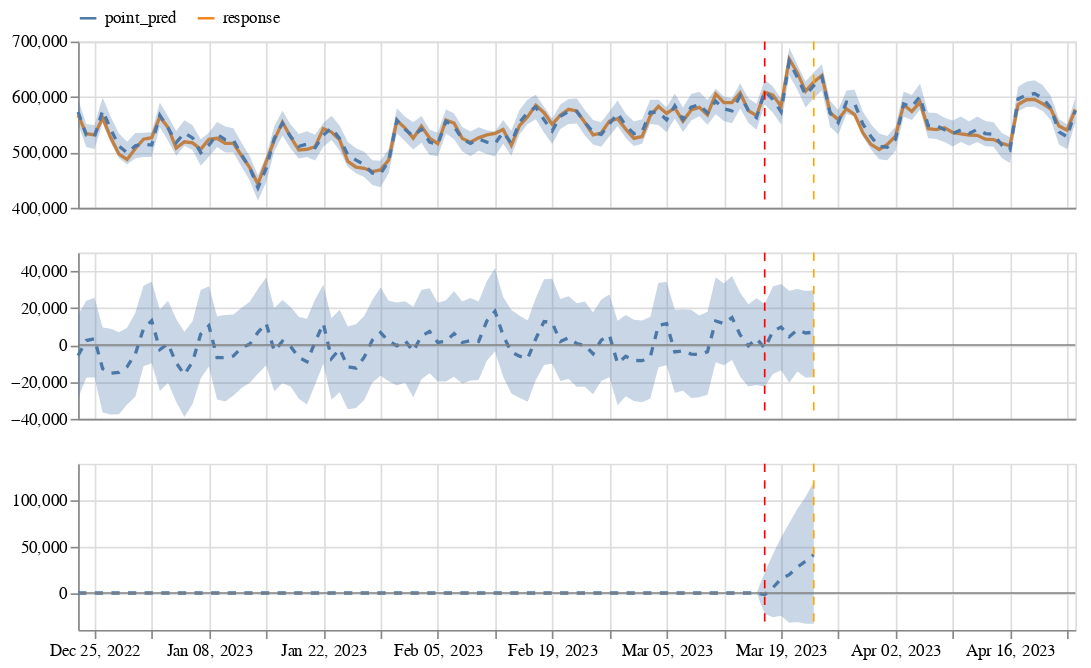
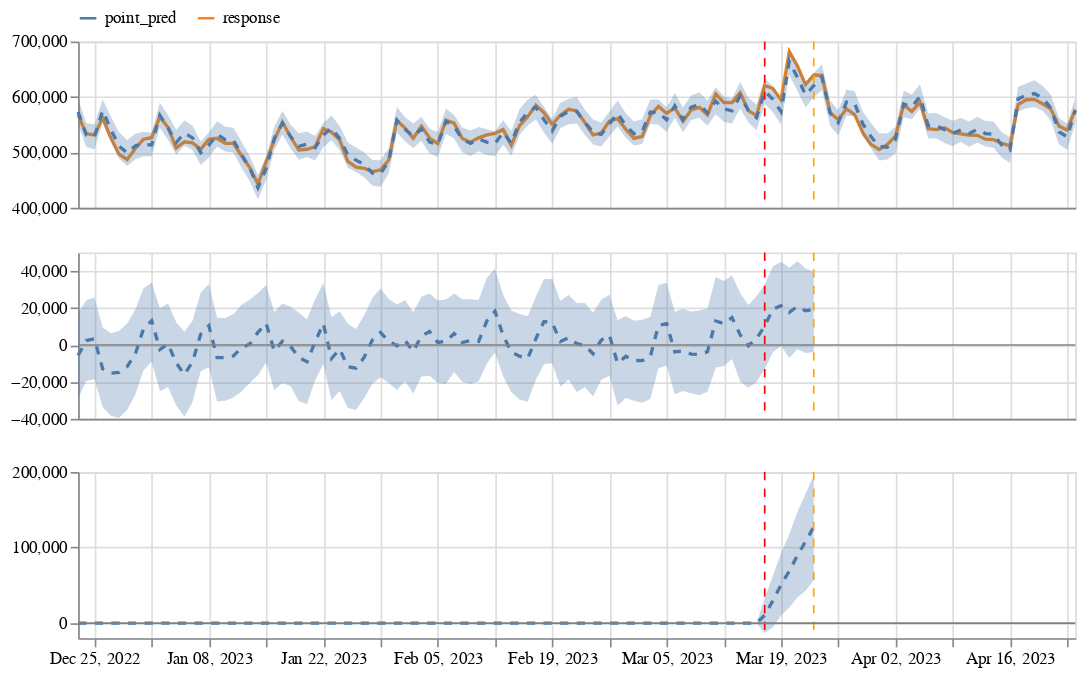
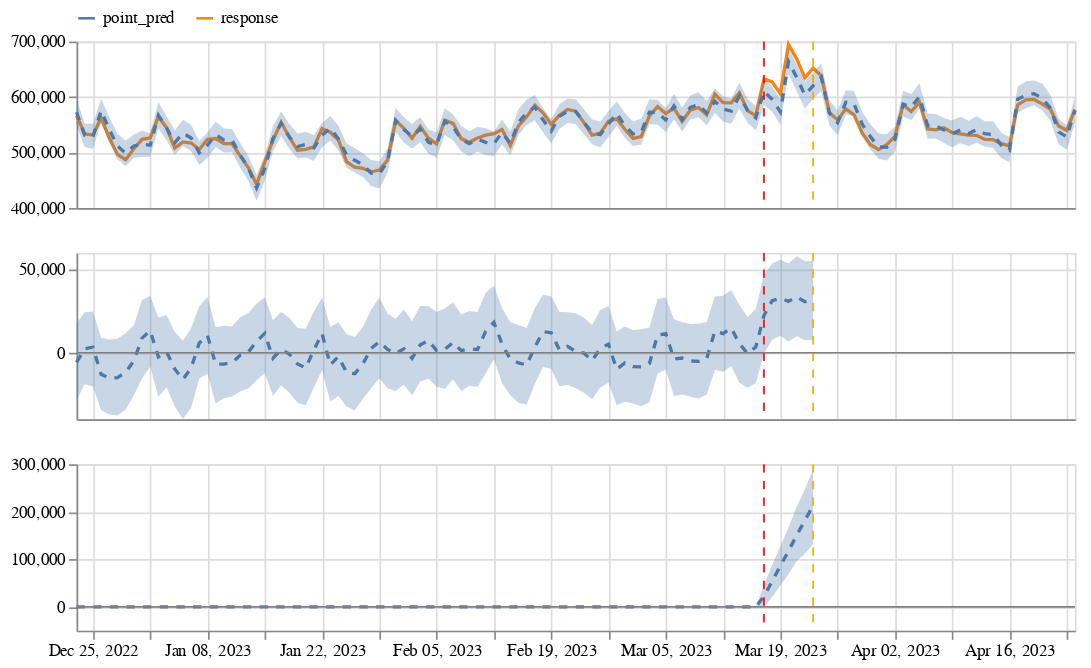
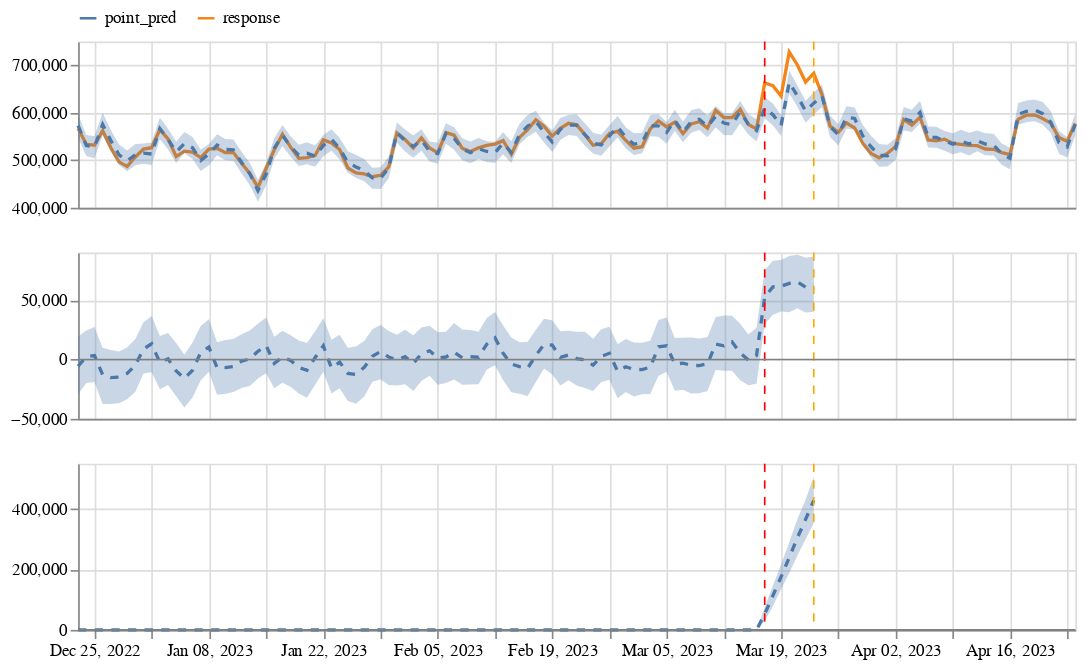

These figures' notebook cell, in order:
### Code cell
# @title Step.3
if case_1.purpose_selection.selected_index == 0:
  case_1.display_causalimpact_object(
      case_1.ci_objs[0],
      case_1.df_shaped,
      case_1.date_col_name,
      case_1.pre_period_start.value,
      case_1.pre_period_end.value,
      case_1.post_period_start.value,
      case_1.post_period_end.value,
  )
else:
  case_1.generate_simulation()
